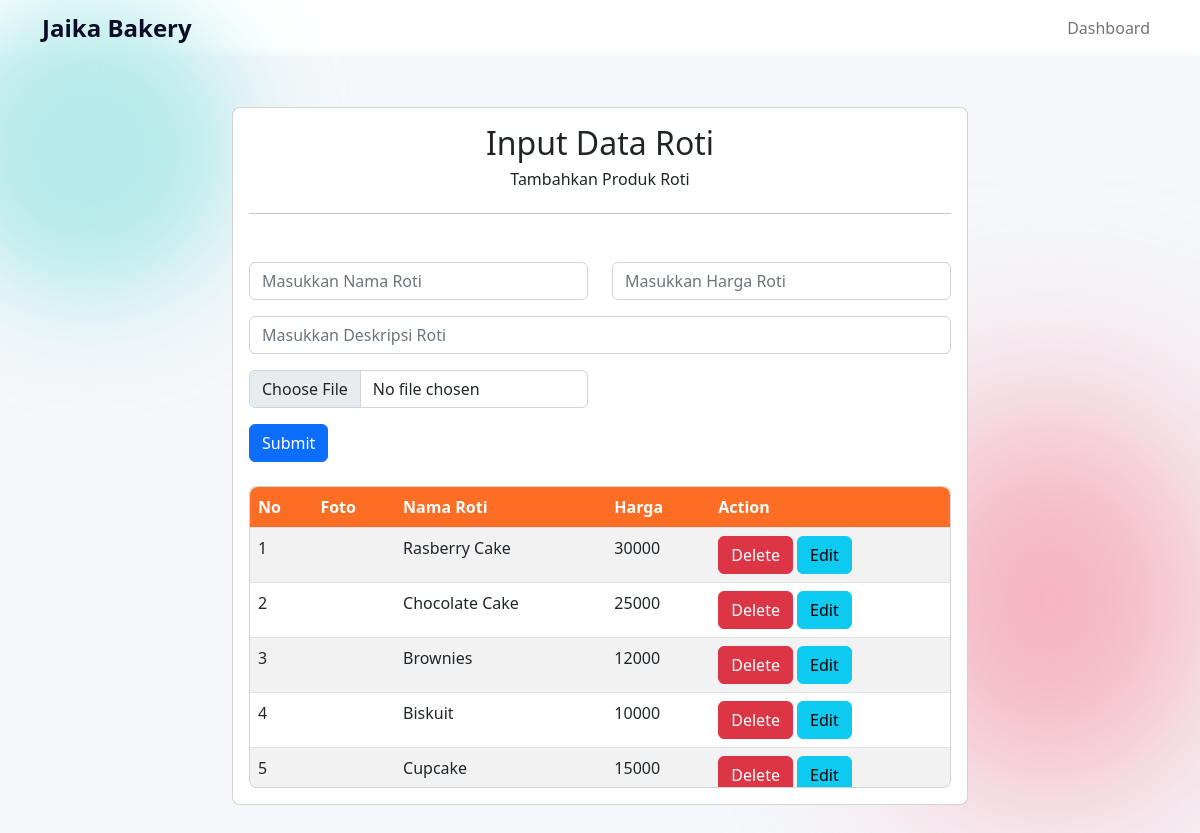
Screenshot of /data_roti.php (signed in) with the database file from the repository.
### tables this page shows
CREATE TABLE `data_roti` (
  `nama_roti` varchar(20) NOT NULL,
  `harga` int(15) NOT NULL,
  `id_roti` int(5) NOT NULL
);

### data_roti.php (the view, shortened to what this page needs)
<!DOCTYPE html>
<html lang="en">
<head>
    <link href="https://cdn.jsdelivr.net/npm/bootstrap@5.2.2/dist/css/bootstrap.min.css" rel="stylesheet"
>
    <link href="https://cdn.jsdelivr.net/npm/remixicon@2.5.0/fonts/remixicon.css" rel="stylesheet">
    <link rel="stylesheet" href="https://use.fontawesome.com/releases/v5.8.1/css/all.css"
>
</head>
<body style="position: relative;">
    <div class="circle-1"></div>
    <div class="circle-2"></div>
    <header>
        <div class="container">
            <nav class="navbar navbar-expand-lg">
                <div><a class="nav-brand" href="#">Jaika Bakery</a></div>
                <div class="nav-menu collapse navbar-collapse " id="navbarSupportedContent">
                    <ul class="navbar-nav mr-auto w-100 justify-content-end">
                        <li class="nav-item text-center"><a class="nav-link" href="admin.php">Dashboard</a></li>
                    </ul>
                </div>
            </nav>
        </div>
    </header>
    <section class="intro shadow">
        <div class="bg-image h-100" style="background-color: #f5f7fa;">
            <div class="mask d-flex align-items-center h-100">
                <div class="container">
                    <div class="row justify-content-center">
                        <div class="col-8">
                            <div class="card p-3">
                                <div class="card-body p-0">
                                    <div class="heading mb-5">
                                        <h2 class="text-center">Input Data Roti</h2>
                                        <h6 class="text-center mb-4">Tambahkan Produk Roti</h6>
                                        <hr>
                                    </div>
                                    <form action="sistem/tambah_roti.php" method="POST" enctype="multipart/form-data">
                                        <div class="row">
                                            <div class=" form-group mb-3 col-6">
                                                <input type="text" class="col form-control"
                                                    placeholder="Masukkan Nama Roti" name="nama_roti">
                                            </div>
                                            <div class=" form-group mb-3 col-6">
                                                <input type="number" class="col form-control"
                                                    placeholder="Masukkan Harga Roti" name="harga">
                                            </div>
                                            <div class="mb-3">
                                                <input type="textarea" class="col form-control"
                                                    placeholder="Masukkan Deskripsi Roti" name="desk" rows="3">
                                            </div>
                                            <div class=" form-group mb-3 col-6">
                                                <input type="file" class="col form-control" placeholder="Unggah"
                                                    name="foto" accept="image/png, image/gif, image/jpeg">
                                            </div>
                                            <div class="input-form mb-4">
                                                <input type="submit" class="btn btn-primary btn-block" value="Submit">
                                            </div>
                                        </div>
                                    </form>
                                </div>
                                <div class="card">
                                    <div class="card-body p-0">
                                        <div class="table-responsive table-scroll" data-mdb-perfect-scrollbar="true"
                                            style="position: relative; height: 300px">
                                            <table class="table table-striped mb-0">
                                                <thead style="background-color: #FD6D24;">
                                                    <tr>
                                                        <th scope="col">No</th>
                                                        <th scope="col">Foto</th>
                                                        <th scope="col">Nama Roti</th>
                                                        <th scope="col">Harga</th>
                                                        <th scope="col">Action</th>
                                                    </tr>
                                                </thead>
                                                <tbody>
                                                    <?php
                                                    include "sistem/koneksi.php";
                                                    $num = 1;
                                                    $query = "Select * from data_roti";
                                                    $sql = $connect->query($query);
                                                    while ($data = $sql->fetch_object()) {
                                                    ?>
                                                    <tr>
                                                        <td><?= $num ?> </td>
                                                        <td><img alt="" width="70" class="img-fluid rounded shadow-sm"
                                                                src="./img/<?php echo $data->foto; ?>""></td>
                                                        <td><?= $data->nama_roti ?></td>
                                                        <td><?= $data->harga ?></td>
                                                        <td><a class=" btn btn-danger"
                                                                href="sistem/hapus_roti.php?hroti=<?= $data->id_roti ?>">Delete</a>
                                                            <a class=" btn btn-info"
                                                                href="edit_roti.php?eroti=<?= $data->id_roti ?>">Edit</a>
                                                        </td>
                                                    </tr>
                                                    <?php $num++;
                                                    }
                                                    ?>
                                                </tbody>
                                            </table>
                                        </div>
                                    </div>
                                </div>
                            </div>
                        </div>
                    </div>
                </div>
            </div>
        </div>
    </section>
</body>
</html>

### data_roti.php (style rules this page uses)
.nav-brand { text-decoration: none !important; font-size: 1.5rem; color: #0C0C27; font-weight: bold !important; }
.circle-1 { width: 300px; height: 300px; background-color: #B5EAEA; position: absolute; border-radius: 100%; top: 0; right: 80%; z-index: 0; filter: blur(50px); }
.circle-2 { width: 300px; height: 400px; background-color: #F6A4B4; position: absolute; border-radius: 100%; bottom: 0; right: 0; z-index: 0; filter: blur(100px); }
html, body, .intro { height: 100%; }
table td, table th { text-overflow: ellipsis; white-space: nowrap; overflow: hidden; }
thead th { color: #fff; }
.card { border-radius: .5rem; }
.table-scroll { border-radius: .5rem; }
.table-scroll table thead th { font-size: 1rem; }
thead { top: 0; position: sticky; }

### rows the page displays
data_roti: nama_roti "Rasberry Cake", harga "30000"
data_roti: nama_roti "Chocolate Cake", harga "25000"
data_roti: nama_roti "Brownies", harga "12000"
data_roti: nama_roti "Biskuit", harga "10000"
data_roti: nama_roti "Cupcake", harga "15000"
